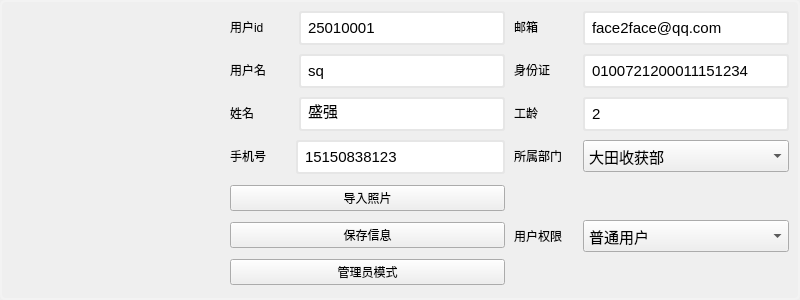
<?xml version="1.0" encoding="UTF-8"?>
<ui version="4.0">
 <class>UserManager</class>
 <widget class="QWidget" name="UserManager">
  <property name="geometry">
   <rect>
    <x>0</x>
    <y>0</y>
    <width>800</width>
    <height>300</height>
   </rect>
  </property>
  <property name="minimumSize">
   <size>
    <width>800</width>
    <height>300</height>
   </size>
  </property>
  <property name="maximumSize">
   <size>
    <width>800</width>
    <height>300</height>
   </size>
  </property>
  <property name="windowTitle">
   <string>Form</string>
  </property>
  <property name="styleSheet">
   <string notr="true">QLineEdit{
	border: 2px solid #E6E6E6;
	border-radius: 3px;
	font-size: 15px;
	padding: 5px;
}
QComboBox{
	font-size:15px;
	padding:5px;
}

</string>
  </property>
  <layout class="QGridLayout" name="gridLayout">
   <property name="leftMargin">
    <number>0</number>
   </property>
   <property name="topMargin">
    <number>0</number>
   </property>
   <property name="rightMargin">
    <number>0</number>
   </property>
   <property name="bottomMargin">
    <number>0</number>
   </property>
   <property name="spacing">
    <number>0</number>
   </property>
   <item row="0" column="0">
    <widget class="QFrame" name="frame">
     <property name="styleSheet">
      <string notr="true">#frame{
	border: 2px solid #f3f3f3;
	border-radius: 5px;
}</string>
     </property>
     <property name="frameShape">
      <enum>QFrame::StyledPanel</enum>
     </property>
     <property name="frameShadow">
      <enum>QFrame::Raised</enum>
     </property>
     <property name="lineWidth">
      <number>2</number>
     </property>
     <property name="midLineWidth">
      <number>0</number>
     </property>
     <layout class="QGridLayout" name="gridLayout_2">
      <property name="bottomMargin">
       <number>9</number>
      </property>
      <property name="spacing">
       <number>9</number>
      </property>
      <item row="0" column="0" rowspan="2">
       <widget class="QLabel" name="label">
        <property name="minimumSize">
         <size>
          <width>210</width>
          <height>270</height>
         </size>
        </property>
        <property name="maximumSize">
         <size>
          <width>210</width>
          <height>270</height>
         </size>
        </property>
        <property name="styleSheet">
         <string notr="true">QLabel {
image: url(://pic/userManager_photo.jpg);
background-repeat: no-repeat;
background-position: center;
background-size: contain;
width: 210px;
height: 270px;
}</string>
        </property>
        <property name="text">
         <string/>
        </property>
       </widget>
      </item>
      <item row="0" column="1">
       <layout class="QVBoxLayout" name="verticalLayout">
        <item>
         <layout class="QFormLayout" name="formLayout_id">
          <item row="0" column="0">
           <widget class="QLabel" name="idLabel">
            <property name="minimumSize">
             <size>
              <width>60</width>
              <height>0</height>
             </size>
            </property>
            <property name="text">
             <string>用户id</string>
            </property>
           </widget>
          </item>
          <item row="0" column="1">
           <widget class="QLineEdit" name="idLineEdit">
            <property name="text">
             <string>25010001</string>
            </property>
           </widget>
          </item>
         </layout>
        </item>
        <item>
         <layout class="QFormLayout" name="formLayout_userName">
          <property name="topMargin">
           <number>0</number>
          </property>
          <property name="bottomMargin">
           <number>0</number>
          </property>
          <item row="0" column="0">
           <widget class="QLabel" name="userNameLabel">
            <property name="minimumSize">
             <size>
              <width>60</width>
              <height>0</height>
             </size>
            </property>
            <property name="text">
             <string>用户名</string>
            </property>
           </widget>
          </item>
          <item row="0" column="1">
           <widget class="QLineEdit" name="userNameLineEdit">
            <property name="text">
             <string>sq</string>
            </property>
           </widget>
          </item>
         </layout>
        </item>
        <item>
         <layout class="QFormLayout" name="formLayout_sfzName">
          <item row="0" column="0">
           <widget class="QLabel" name="sfzNameLabel">
            <property name="minimumSize">
             <size>
              <width>60</width>
              <height>0</height>
             </size>
            </property>
            <property name="text">
             <string>姓名</string>
            </property>
           </widget>
          </item>
          <item row="0" column="1">
           <widget class="QLineEdit" name="sfzNameLineEdit">
            <property name="text">
             <string>盛强</string>
            </property>
           </widget>
          </item>
         </layout>
        </item>
        <item>
         <layout class="QFormLayout" name="formLayout_phoneNum">
          <property name="horizontalSpacing">
           <number>6</number>
          </property>
          <property name="verticalSpacing">
           <number>6</number>
          </property>
          <item row="0" column="0">
           <widget class="QLabel" name="phoneNumLabel">
            <property name="minimumSize">
             <size>
              <width>60</width>
              <height>0</height>
             </size>
            </property>
            <property name="text">
             <string>手机号</string>
            </property>
           </widget>
          </item>
          <item row="0" column="1">
           <widget class="QLineEdit" name="phoneNumLineEdit">
            <property name="text">
             <string>15150838123</string>
            </property>
           </widget>
          </item>
         </layout>
        </item>
       </layout>
      </item>
      <item row="0" column="2">
       <layout class="QVBoxLayout" name="verticalLayout_2">
        <item>
         <layout class="QFormLayout" name="formLayout_email">
          <item row="0" column="0">
           <widget class="QLabel" name="emailLabel">
            <property name="minimumSize">
             <size>
              <width>60</width>
              <height>0</height>
             </size>
            </property>
            <property name="text">
             <string>邮箱</string>
            </property>
           </widget>
          </item>
          <item row="0" column="1">
           <widget class="QLineEdit" name="emailLineEdit">
            <property name="text">
             <string>face2face@qq.com</string>
            </property>
           </widget>
          </item>
         </layout>
        </item>
        <item>
         <layout class="QFormLayout" name="formLayout_sfzNum">
          <item row="0" column="0">
           <widget class="QLabel" name="sfzNumLabel">
            <property name="minimumSize">
             <size>
              <width>60</width>
              <height>0</height>
             </size>
            </property>
            <property name="text">
             <string>身份证</string>
            </property>
           </widget>
          </item>
          <item row="0" column="1">
           <widget class="QLineEdit" name="sfzNumLineEdit">
            <property name="text">
             <string>0100721200011151234</string>
            </property>
           </widget>
          </item>
         </layout>
        </item>
        <item>
         <layout class="QFormLayout" name="formLayout_workYears">
          <item row="0" column="0">
           <widget class="QLabel" name="workYearsLabel">
            <property name="minimumSize">
             <size>
              <width>60</width>
              <height>0</height>
             </size>
            </property>
            <property name="text">
             <string>工龄</string>
            </property>
           </widget>
          </item>
          <item row="0" column="1">
           <widget class="QLineEdit" name="workYearsLineEdit">
            <property name="text">
             <string>2</string>
            </property>
           </widget>
          </item>
         </layout>
        </item>
        <item>
         <layout class="QFormLayout" name="formLayout_Department">
          <item row="0" column="1">
           <widget class="QComboBox" name="DepartmentComboBox">
            <item>
             <property name="text">
              <string>大田收获部</string>
             </property>
            </item>
            <item>
             <property name="text">
              <string>大田种植部</string>
             </property>
            </item>
            <item>
             <property name="text">
              <string>开发调试部</string>
             </property>
            </item>
            <item>
             <property name="text">
              <string>大田作业部</string>
             </property>
            </item>
           </widget>
          </item>
          <item row="0" column="0">
           <widget class="QLabel" name="DepartmentLabel">
            <property name="minimumSize">
             <size>
              <width>60</width>
              <height>0</height>
             </size>
            </property>
            <property name="text">
             <string>所属部门</string>
            </property>
           </widget>
          </item>
         </layout>
        </item>
       </layout>
      </item>
      <item row="1" column="1" colspan="2">
       <layout class="QHBoxLayout" name="horizontalLayout">
        <item>
         <layout class="QVBoxLayout" name="verticalLayout_3">
          <item>
           <widget class="QPushButton" name="pbn_loadPhoto">
            <property name="text">
             <string>导入照片</string>
            </property>
           </widget>
          </item>
          <item>
           <widget class="QPushButton" name="pbn_saveUserManager">
            <property name="text">
             <string>保存信息</string>
            </property>
           </widget>
          </item>
          <item>
           <widget class="QPushButton" name="pbt_UserRoleModifyMode">
            <property name="text">
             <string>管理员模式</string>
            </property>
           </widget>
          </item>
         </layout>
        </item>
        <item>
         <layout class="QFormLayout" name="formLayout">
          <property name="labelAlignment">
           <set>Qt::AlignCenter</set>
          </property>
          <property name="formAlignment">
           <set>Qt::AlignCenter</set>
          </property>
          <item row="0" column="0">
           <widget class="QLabel" name="userRoleLabel">
            <property name="minimumSize">
             <size>
              <width>60</width>
              <height>0</height>
             </size>
            </property>
            <property name="text">
             <string>用户权限</string>
            </property>
           </widget>
          </item>
          <item row="0" column="1">
           <widget class="QComboBox" name="useRolecomboBox">
            <item>
             <property name="text">
              <string>普通用户</string>
             </property>
            </item>
            <item>
             <property name="text">
              <string>科研用户</string>
             </property>
            </item>
            <item>
             <property name="text">
              <string>系统管理员</string>
             </property>
            </item>
           </widget>
          </item>
         </layout>
        </item>
       </layout>
      </item>
     </layout>
    </widget>
   </item>
  </layout>
 </widget>
 <resources/>
 <connections/>
</ui>
